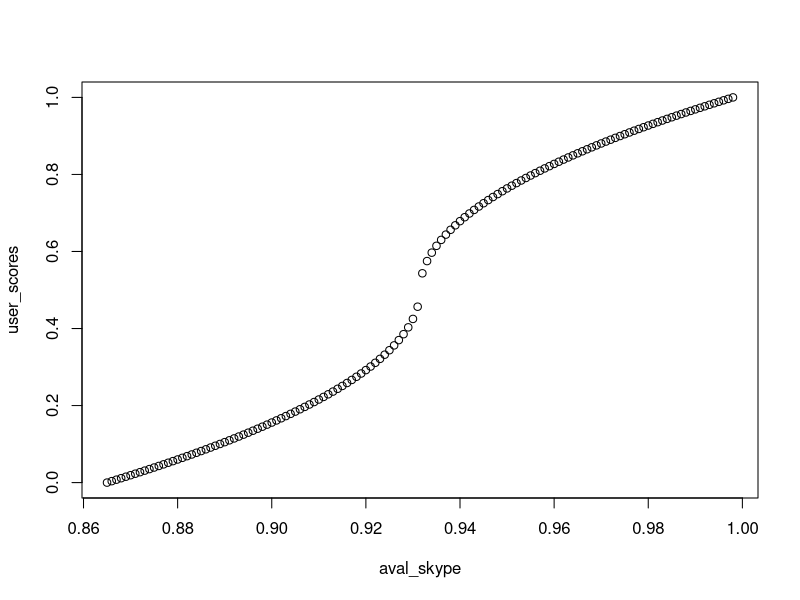
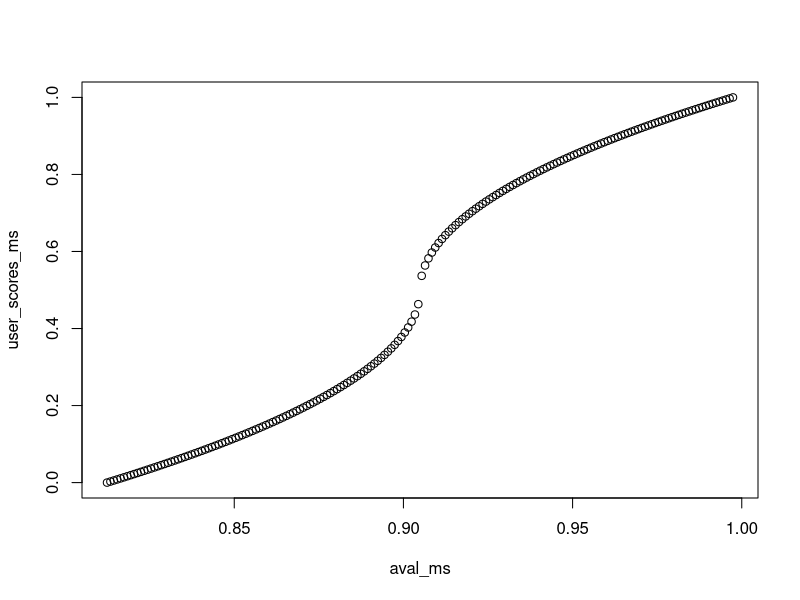

Here is the R script that generated these plots, in order:

locations <- c("IE.Dublin", "SG.Singapore",
               "TW.Changhua.County", "IN.Indianapolis")

# price/hour (USD) for a c3.large instance, see http://aws.amazon.com/ec2/pricing/
vm_baseprice <- 0.105

# parameter of group 4
max_en_savings <- 0.7

prices <- read.csv("prices.csv", header=TRUE)
# the slicing is a kludge to remove additional temperature entries
temperatures <- read.csv("temperatures.csv", header=TRUE)[1:(dim(prices)[1]), ]

sd_dc <- vector(length=length(locations))
names(sd_dc) <- locations

cop_t <- function(temperature) {
	return(1.2 + 0.128*((temperature+9)^0.5))
}

# cloud management aspects
costs <- function(en_saving) {
	vm_cost <- (1 - en_saving) * vm_baseprice
	return(vm_cost)
}

availability <- function(en_saving) {
	overhead_ratio <- min(sd_dc)/max(sd_dc)
	availability <- 1 - en_saving * overhead_ratio
	return(availability)
}

for(location in locations) {
    el_price = prices[, location]
    temp = temperatures[, location]
    cop <- ifelse(temp<-9, cop_t(-9), cop_t(temp))
    adjusted_cost <- cop*el_price
    sd_dc[location] <- sd(adjusted_cost, na.rm=TRUE)
}

# calculate different availability values 
range_en_savings<-seq(0, 0.7, by=0.001)
range_costs<-vector(length=length(range_en_savings))
range_availability<-vector(length=length(range_en_savings))

j = 1
for (i in range_en_savings) {
	range_costs[j] <- costs(i)
	range_availability[j] <- availability(i)

	cat(i, " ", range_costs[j], " ~", range_availability[j], "\n")
	j<-j+1
}

#library(rgl)
#plot3d(range_en_savings, range_costs, range_availability, col="red", size=3)
#Sys.sleep(10)


sla_availabilities = list(0.931, 0.966, 0.981, 0.987, 0.992, 0.998)
for (sla in sla_availabilities) {
    i <- match(FALSE, range_availability>sla)-1
    cat("sla: ", sla, " (actual: ", range_availability[i], "), cost: ", range_costs[i], ", savings: ", range_en_savings[i], "\n")
}



#######
# 
# Aufgabe 3
#
#######

# prospect based satisfaction function 

##
# norm function 
##
normalize_availabilities <- function(availabilities){
  return ((availabilities - min(availabilities) ) / (max(availabilities) - min(availabilities)) )
}

##
# prospect based satisfaction function
##
pbsf <- function(n, w=0.5) {
  #assert 0 <= n <= 1
  stopifnot(n >= 0)
  stopifnot(n <= 1)
  
  if (n <= 0.5){
    return(-0.5*(-2*n + 1) ^ (1-w) + 0.5)
  } 
  
  return(0.5*(2 * n - 1) ^ (1-w) + 0.5)
}

##
# test for skype
#
# min av. 86.5 (calculated in the last exercise)
# w=0.5 (professional users)
# n=normalized availabilities
##
min_avail_skype <- 0.865
max_amazon_aval <- 0.998

aval_skype <- seq(min_avail_skype, max_amazon_aval, 0.001)
user_scores <- lapply(normalize_availabilities(aval_skype), pbsf);
plot(aval_skype, user_scores)

##
#  microsoft
#
# min av. 81.24 (calculated in the last exercise)
# w=0.5 (professional users)
# n=normalized availabilities
##
min_avail_ms <- 0.8124
max_amazon_aval <- 0.998

aval_ms <- seq(min_avail_ms, max_amazon_aval, 0.001)
user_scores_ms <- lapply(normalize_availabilities(aval_ms), pbsf);
plot(aval_ms, user_scores_ms)

